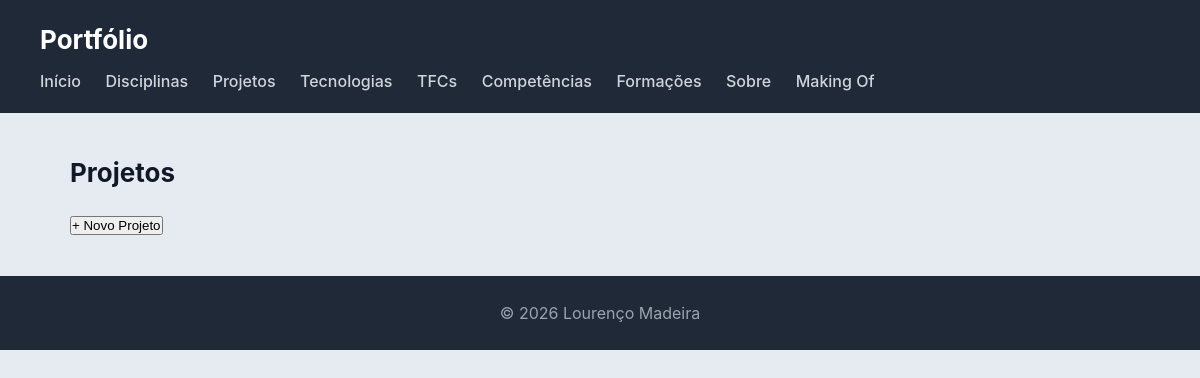
Page /portfolio/projetos/ on the earlier database version.
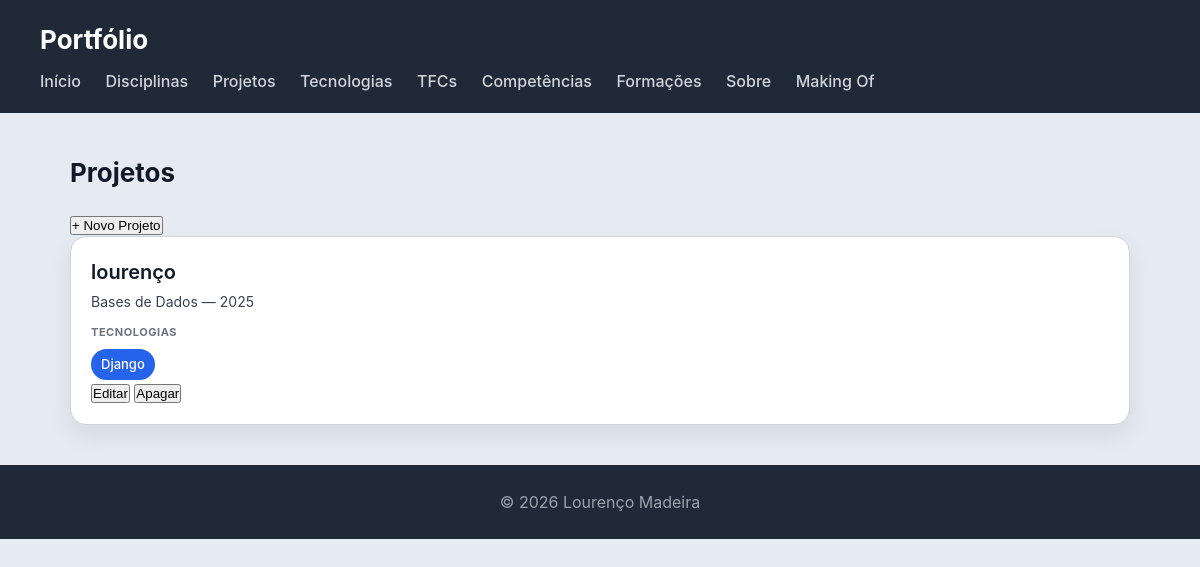
Same page on the later database version.
### portfolio/models.py (models this page shows, shortened)
class Projeto(models.Model):
    nome = models.CharField(max_length=200)
    descricao = models.TextField()
    conceitos = models.TextField()
    imagem = models.ImageField(upload_to='projetos/', blank=True, null=True)
    video_demo = models.URLField(blank=True, null=True)
    url_github = models.URLField()
    ano = models.IntegerField()
    unidade_curricular = models.ForeignKey(UnidadeCurricular, on_delete=models.CASCADE, related_name='projetos')
    tecnologias = models.ManyToManyField(Tecnologia, related_name='projetos', blank=True)

class UnidadeCurricular(models.Model):
    nome = models.CharField(max_length=200)
    ano = models.IntegerField()
    semestre = models.IntegerField()
    descricao = models.TextField()
    imagem = models.ImageField(upload_to='ucs/', blank=True, null=True)
    ects = models.IntegerField()
    licenciatura = models.ForeignKey(Licenciatura, on_delete=models.CASCADE, related_name='ucs')
    docentes = models.ManyToManyField(Docente, related_name='ucs', blank=True)

class Tecnologia(models.Model):
    CATEGORIAS = [
        ('linguagem', 'Linguagem'),
        ('framework', 'Framework'),
        ('base_dados', 'Base de Dados'),
        ('ferramenta', 'Ferramenta'),
        ('outro', 'Outro'),
    ]
    nome = models.CharField(max_length=200)
    descricao = models.TextField()
    logo = models.ImageField(upload_to='tecnologias/', blank=True, null=True)
    url_website = models.URLField()
    nivel_interesse = models.IntegerField()  # 1 a 5
    tipo = models.ForeignKey(TipoTecnologia, on_delete=models.SET_NULL, null=True, blank=True, related_name='tecnologias')

### portfolio/views.py (the view)
# urls.py: path('projetos/', views.projetos_view, name='projetos'),
def projetos_view(request):
    projetos = Projeto.objects.select_related('unidade_curricular').prefetch_related('tecnologias').all()
    return render(request, 'portfolio/projetos.html', {'projetos': projetos})

### portfolio/templates/portfolio/projetos.html
{% extends "portfolio/base.html" %}
{% block content %}
<h2>Projetos</h2>
<a href="{% url 'novo_projeto' %}"><button>+ Novo Projeto</button></a>
<section>
    {% for projeto in projetos %}
    <article>
        <header>
            <h3>{{ projeto.nome }}</h3>
            <p>{{ projeto.unidade_curricular.nome }} — {{ projeto.ano }}</p>
        </header>
        <section>
            <h4>Tecnologias</h4>
            <ul>
                {% for tec in projeto.tecnologias.all %}
                    <li>{{ tec.nome }}</li>
                {% endfor %}
            </ul>
        </section>
        <a href="{% url 'edita_projeto' projeto.id %}"><button>Editar</button></a>
        <a href="{% url 'apaga_projeto' projeto.id %}"><button>Apagar</button></a>
    </article>
    {% endfor %}
</section>
{% endblock %}

Differences in the rows shown:
added Projeto: nome "lourenço", unidade_curricular.nome "Bases de Dados", ano "2025"
now on this page (row unchanged): Tecnologia: nome "Django"
